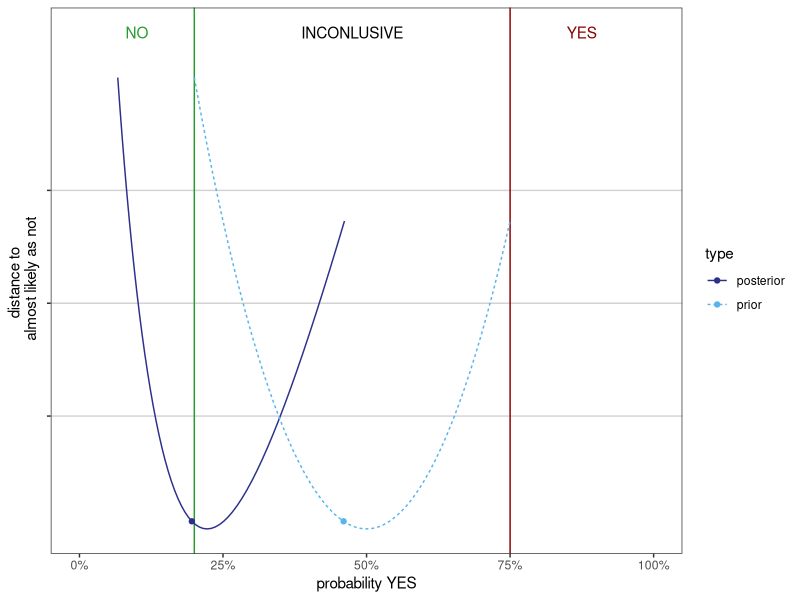
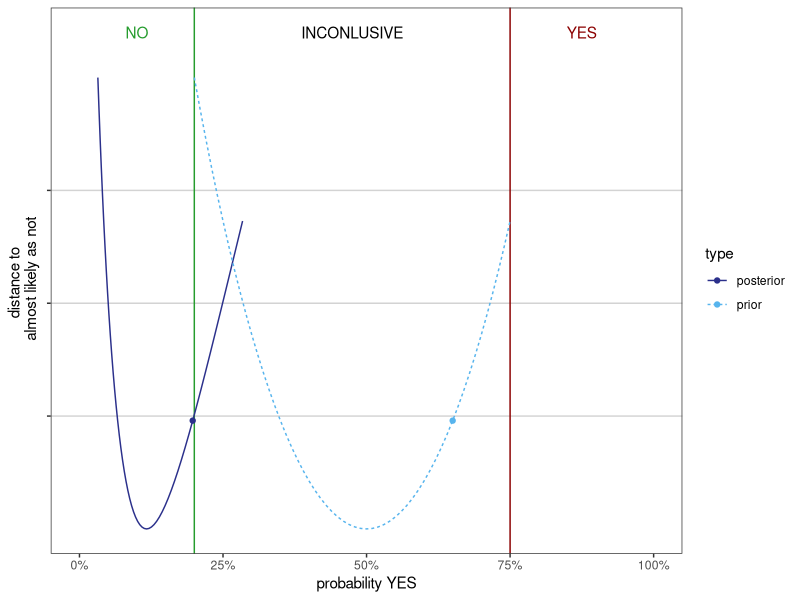

Write the R code that produced these figures, in order.
## ---- chunk 1
library(ggplot2)
## ---- chunk 2
pc_yes = 0.75
pc_no = 0.8
## ---- chunk 3
tpr = 0.8 
tnr = 0.7 
## ---- chunk 4
#prior
p_yes = 0.5 

#likelihood
lik_evid_yes = (1-tpr[1]) 
lik_evid_no = tnr[1] 

#posterior for yes
post_yes =  lik_evid_yes*p_yes / (lik_evid_yes*p_yes + lik_evid_no*(1-p_yes)) #Bayes rule
  
## ---- chunk 5
tpr = c(0.8,0.75,0.5) 
tnr = c(0.7,0.9,0.7) 
## ---- chunk 6
# data
evid = c("neg","neg","pos")

# likelihood
lik_evid_yes_step2 = (1-tpr[1])*(1-tpr[2])*tpr[3]
lik_evid_no_step2 = (tnr[1])*(tnr[2])*(1-tnr[3])
  
#posterior for yes
post_yes_step2 =  lik_evid_yes_step2*p_yes / (lik_evid_yes_step2*p_yes + lik_evid_no_step2*(1-p_yes)) #Bayes rule
## ---- chunk 7
prior_yes_imp = seq(1-pc_no,pc_yes,by=0.01)

post_yes_imp =  lik_evid_yes*prior_yes_imp / (lik_evid_yes*prior_yes_imp + lik_evid_no*(1-prior_yes_imp))
## ---- chunk 8
  
mm = range(dnorm(qnorm(prior_yes_imp)))
dist_to_50 = (mm[1]-dnorm(qnorm(prior_yes_imp)))/(mm[2]-mm[1])*10+10
df <- data.frame(p_yes = c(prior_yes_imp,post_yes_imp), a = rep(dist_to_50,2), type = rep(c("prior","posterior"),each=length(prior_yes_imp)))

ind_low = min(which(post_yes_imp >= pc_yes),0)
ind_high = max(which(post_yes_imp <= (1-pc_no)),0)

ind_pcno = max(which(post_yes_imp <= (1-pc_no)))

df_point=data.frame(y=rep(dist_to_50[ind_pcno],2),x=c(prior_yes_imp[ind_pcno],post_yes_imp[ind_pcno]),type=c("prior","posterior"))

#prior_yes_imp[ind_low]
#prior_yes_imp[ind_high]
## ---- chunk 9
ggplot2::ggplot(df,aes(x=p_yes,y=a, colour = type)) +
  geom_hline(
    aes(yintercept = y), 
    data.frame(y = c(2.5,5,7.5)),
    color = "lightgrey"
  ) +
  geom_vline(
    aes(xintercept = x), 
    data.frame(x = c(1-pc_no,pc_yes)),
    color = c("#269C2E","darkred")
  ) +
geom_line(aes(linetype=type)) + 
  scale_colour_manual(values = c("#2B308B", "#57B4ED")) +
  ylab("2nd order uncertainty") +
  theme_bw() +
  theme(panel.grid.major = element_blank(), panel.grid.minor = element_blank()) +
  scale_y_continuous(name="distance to \n almost likely as not", breaks=c(2.5,5,7.5), labels = c("","",""), limits = c(0,11)) +
  scale_x_continuous(name="probability YES", breaks=c(0,0.25,0.5,0.75,1), labels = c("0%","25%","50%","75%","100%"), limits = c(0,1)) +
  geom_point(data=df_point,aes(x,y)) +
  annotate(geom="text", x=(1-pc_no)/2, y=11, label="NO",
              color="#269C2E") +
  annotate(geom="text", x=(pc_yes + 1)/2, y=11, label="YES",
              color="darkred") +
  annotate(geom="text", x=(pc_yes + (1-pc_no))/2, y=11, label="INCONLUSIVE",
              color="black")  

## ---- chunk 10
post_yes_imp_step2 =  lik_evid_yes_step2*prior_yes_imp / (lik_evid_yes_step2*prior_yes_imp + lik_evid_no_step2*(1-prior_yes_imp))
## ---- chunk 11
df_step2 <- data.frame(p_yes = c(prior_yes_imp,post_yes_imp_step2), a = rep(dist_to_50,2), type = rep(c("prior","posterior"),each=length(prior_yes_imp)))

ind_low = min(which(post_yes_imp_step2 >= pc_yes),0)
ind_high = max(which(post_yes_imp_step2 <= (1-pc_no)),0)

ind_pcno = max(which(post_yes_imp_step2 <= (1-pc_no)))

df_point_step2=data.frame(y=rep(dist_to_50[ind_pcno],2),x=c(prior_yes_imp[ind_pcno],post_yes_imp_step2[ind_pcno]),type=c("prior","posterior"))


#prior_yes_imp[ind_low]
#prior_yes_imp[ind_high]
## ---- chunk 12

ggplot2::ggplot(df_step2,aes(x=p_yes,y=a, colour = type)) +
  geom_hline(
    aes(yintercept = y), 
    data.frame(y = c(2.5,5,7.5)),
    color = "lightgrey"
  ) +
  geom_vline(
    aes(xintercept = x), 
    data.frame(x = c(1-pc_no,pc_yes)),
    color = c("#269C2E","darkred")
  ) +
geom_line(aes(linetype=type)) + 
  scale_colour_manual(values = c("#2B308B", "#57B4ED")) +
  theme_bw() +
  theme(panel.grid.major = element_blank(), panel.grid.minor = element_blank()) +
  scale_y_continuous(name="distance to \n almost likely as not", breaks=c(2.5,5,7.5), labels = c("","",""), limits = c(0,11)) +
  scale_x_continuous(name="probability YES", breaks=c(0,0.25,0.5,0.75,1), labels = c("0%","25%","50%","75%","100%"), limits = c(0,1)) + 
  geom_point(data=df_point_step2,aes(x,y)) +
  annotate(geom="text", x=(1-pc_no)/2, y=11, label="NO",
              color="#269C2E") +
  annotate(geom="text", x=(pc_yes + 1)/2, y=11, label="YES",
              color="darkred") +
  annotate(geom="text", x=(pc_yes + (1-pc_no))/2, y=11, label="INCONLUSIVE",
              color="black")  

## ---- chunk 13

df_combo <- data.frame(p_yes = c(prior_yes_imp,post_yes_imp,post_yes_imp_step2), a = rep(dist_to_50,3), type = rep(c("prior","posterior 1 NAM","posterior 3 NAM"),each=length(prior_yes_imp)))

df_point$type = c("prior","posterior 1 NAM")
df_point_step2$type = c("prior","posterior 3 NAM")
df_point_combo = rbind(df_point,df_point_step2)

pp <- ggplot2::ggplot(df_combo,aes(x=p_yes,y=a, colour = type)) +
  geom_hline(
    aes(yintercept = y), 
    data.frame(y = c(2.5,5,7.5)),
    color = "lightgrey"
  ) +
  geom_vline(
    aes(xintercept = x), 
    data.frame(x = c(1-pc_no,pc_yes)),
    color = c("#269C2E","darkred")
  ) +
geom_line(aes(linetype=type)) + 
  scale_colour_manual(values = c("#2B308B", "#595e70","#57B4ED")) +
  theme_bw() +
  theme(panel.grid.major = element_blank(), panel.grid.minor = element_blank()) +
  scale_y_continuous(name="distance to \n almost likely as not", breaks=c(2.5,5,7.5), labels = c("","",""), limits = c(0,11)) +
  scale_x_continuous(name="probability YES", breaks=c(0,0.25,0.5,0.75,1), labels = c("0%","25%","50%","75%","100%"), limits = c(0,1)) +
  annotate(geom="text", x=(1-pc_no)/2, y=11, label="NO",
              color="#269C2E") +
  annotate(geom="text", x=(pc_yes + 1)/2, y=11, label="YES",
              color="darkred") +
  annotate(geom="text", x=(pc_yes + (1-pc_no))/2, y=11, label="INCONLUSIVE",
              color="black")  

#ggsave("img/bound_img.png",height = 3)
## ---- chunk 14
# Space: (Yes, No)

# Mass function for Yes, No and Inconclusive
E1 <- c(0, 0.7, 0.3) ## need to sum up to one
E2 <- c(0, 0.9, 0.1)
E3 <- c(0.5, 0, 0.5)
## ---- chunk 15
DST_combine_2_state = function(E1,E2){
  # State 1
  P = E1[1]*E2[1]+E1[1]*E2[3]+E2[1]*E1[3]
 
  # State 2
  N = E1[2]*E2[2]+E1[2]*E2[3]+E2[2]*E1[3]
 
  # All
  A = E1[3]*E2[3]
 
  # Empty
  E = E1[1]*E2[2]+E1[2]*E2[1]
 
  # Normalize
  P_Norm = P/(1-E)
  N_Norm = N/(1-E)
  All_Norm = A/(1-E)
 
  return( list("P_Norm"=P_Norm, "N_Norm"=N_Norm, "All_Norm" = All_Norm))
}

E12 <- DST_combine_2_state(E1,E2)

E123 <- DST_combine_2_state(as.numeric(unlist(E12)), E3)

E123 <- as.numeric(unlist(E123))
